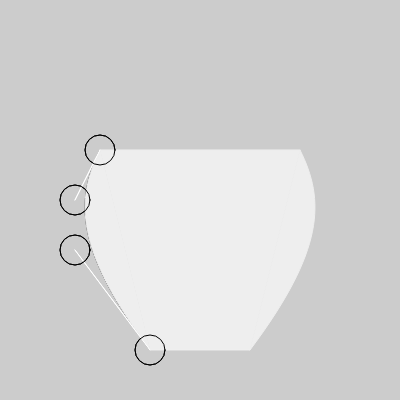
Frame 1 (no input)
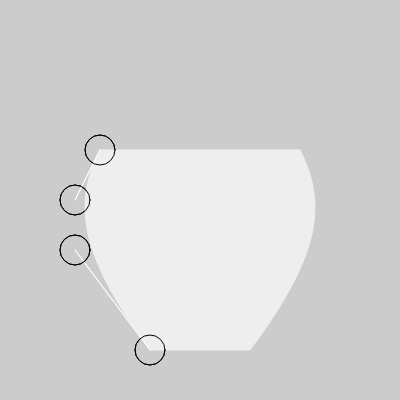
Frame 60 (no input)
Frame 120 (the mouse pressed at the canvas centre since frame 60): identical to frame 60, image omitted

The p5.js sketch that drew these frames (run headless with seeded random() and noise() and a simulated clock; from frame 60 on, the mouse is pressed at the canvas centre):

// p5.js sketch
// ── sketch.js
var colors = {
  background: '#cccccc',
  vase: '#eeeeee',
}
var canvasWidth = 400;
var canvasHeight = 400

function mirrorPoints(points, changes) {
  mirroredPoints = [];
  for (i = 0; i < points.length; i++) {
    if (changes[i] != null) {
      mirroredPoints[i] = points[i] + (changes[i] - points[i]) * 2;
    } else {
      mirroredPoints[i] = points[i];
    }
  }
  return mirroredPoints;
}

function drawVase(a1x, a1y, c1x, c1y, c2x, c2y, a2x, a2y, mirrorX) {
  leftPoints = [a1x, a1y, c1x, c1y, c2x, c2y, a2x, a2y];
  rightPoints = mirrorPoints(leftPoints, [mirrorX, null, mirrorX, null, mirrorX, null, mirrorX, null])
  bezier.apply(null, leftPoints);
  bezier.apply(null, rightPoints);
  quad(leftPoints[0], leftPoints[1], rightPoints[0], rightPoints[1], rightPoints[6], rightPoints[7], leftPoints[6], leftPoints[7]);
}

function drawPetal(a1x, a1y, c1x, c1y, c2x, c2y, a2x, a2y) {
  leftPoints = [a1x, a1y, c1x, c1y, c2x, c2y, a2x, a2y];
  // rightPoints = mirrorPoints(leftPoints, [null, null, mirrorX, null, mirrorX, null, null, null])  // TODO: reflect along line between
  bezier.apply(null, leftPoints);
  bezier.apply(null, rightPoints);
}

function setup() {
  createCanvas(canvasWidth, canvasHeight);
  bez = new InteractiveBezier(100, 150, 75, 200, 75, 250, 150, 350);
}

function draw() {
  background(colors.background);
  fill(colors.vase);
  bez.draw();
  // splitBezPoints = bez.split(bez.getInflection);
  // bezUpperPoints = splitBezPoints[0];
  // bezLowerPoints = splitBezPoints[1];
  stroke(colors.vase);

  mirroredPoints = mirrorPoints(bez.getPoints(), [200, null, 200, null, 200, null, 200, null])
  fill(colors.vase);
  bezier.apply(null, mirroredPoints);  // draw mirrored side
  quad(bez.a1.x, bez.a1.y, mirroredPoints[0], mirroredPoints[1], mirroredPoints[6], mirroredPoints[7], bez.a2.x, bez.a2.y);
  bez.draw();
  if (bez.hasInflection()) {
    console.log('hasInflection');
  }
}

function mouseMoved() {
  if (mouseIsPressed) {
    bez.checkPoints();
  }
}

// ── interactive_bezier.js
mapVal = function(a, b, t) {
  return a + (b - a) * t;
}

mapPoint = function(pointA, pointB, t) {
  return {
    x: mapVal(pointA.x, pointB.x, t),
    y: mapVal(pointA.y, pointB.y, t),
  }
}

distFromLine = function(pointA, pointB, pointC) {
  return Math.abs((pointB.y - pointA.y) * pointC.x - (pointB.y, pointA.x) * pointC.y + pointB.x * pointA.y - pointB.y * pointA.x) / Math.sqrt((pointB.y - pointB.y) ** 2 + (pointB.x - pointA.x) ** 2);
}

slope = function(pointA, pointB) {
  return (pointB.y - pointA.y) / (pointB.x - pointA.x);
}

/** Class representing a point that can be moved by the mouse */
function MoveablePoint(x, y) {
  this.x = x;
  this.y = y;
  this.r = 15;  // radius
  this.fillColor = '#ffffff';
  this.strokeColor = '#000000';

  this.draw = function() {
    stroke(this.strokeColor);
    // fill(this.fillColor);
    noFill();
    ellipse(this.x, this.y, this.r * 2, this.r * 2);
    noStroke();
  }

  this.mouseOver = function() {
    return dist(mouseX, mouseY, this.x, this.y) <= this.r;
  }
}

function InteractiveBezier(a1x, a1y, c1x, c1y, c2x, c2y, a2x, a2y) {
  this.a1 = new MoveablePoint(a1x, a1y);
  this.c1 = new MoveablePoint(c1x, c1y);
  this.a2 = new MoveablePoint(a2x, a2y);
  this.c2 = new MoveablePoint(c2x, c2y);

  this.draw = function() {
    bezier(this.a1.x, this.a1.y, this.c1.x, this.c1.y, this.c2.x, this.c2.y, this.a2.x, this.a2.y);
    stroke('#ffffff');
    line(this.c1.x, this.c1.y, this.a1.x, this.a1.y);
    line(this.c2.x, this.c2.y, this.a2.x, this.a2.y);
    this.c1.draw();
    this.a1.draw();
    this.c2.draw();
    this.a2.draw();
    noStroke();
  }

  this.checkPoints = function() {
    pointsToCheck = [this.c1, this.c2, this.a1, this.a2];
    for (i = 0; i < pointsToCheck.length; i++) {
      if (pointsToCheck[i].mouseOver()) {
        curX = pointsToCheck[i].x;
        curY = pointsToCheck[i].y;
        newX = mouseX;
        newY = mouseY;
        switch (i) {
          // // don't cross center line
          // default:
          //   if (newX >= 200) {
          //     newX = 200;
          //     print('hey');
          //   }
          // prevent control points from being moved above/below anchor points
          case 0:
            if (newY <= this.a1.y) {
              newY = this.a1.y;
            }
            break;
          case 1:
            if (newY >= this.a2.y) {
              newY = this.a2.y;
            }
            break;
          // keep base in same y position
          case 3:
            newY = curY;
            break;
        }
        diffX = newX - curX;
        diffY = newY - curY;
        if (i > 1) {  // if moving anchor point also move control point
          pointsToCheck[i - 2].x += diffX;
          pointsToCheck[i - 2].y += diffY;
        }

        pointsToCheck[i].x = newX;
        pointsToCheck[i].y = newY;
        break;
      }
    }
  }

  this.getPoints = function() {
    return [this.a1.x, this.a1.y, this.c1.x, this.c1.y, this.c2.x, this.c2.y, this.a2.x, this.a2.y];
  }

  this.getPoint = function(t) {
    return {
      x: bezierPoint(this.a1.x, this.c1.x, this.c2.x, this.a2.x, t),
      y: bezierPoint(this.a1.y, this.c1.y, this.c2.y, this.a2.y, t),
    }
  }

  this.split = function(t) {
    // from this stack overflow: https://stackoverflow.com/questions/18655135/divide-bezier-curve-into-two-equal-halves
    E = mapPoint(this.a1, this.c1, t);
    F = mapPoint(this.c1, this.c2, t);
    G = mapPoint(this.c2, this.a2, t);
    H = mapPoint(E, F, t);
    J = mapPoint(F, G, t);
    K = mapPoint(H, J, t);  //equal to this.getPoint(t)
    return [[this.a1.x, this.a1.y, E.x, E.y, H.x, H.y, K.x, K.y], [K.x, K.y, J.x, J.y, G.x, G.y, this.a2.x, this.a2.y]]  // TODO: replace this with InteractiveBezier.getPoints()
  }

  this.hasInflection = function() {
    bezSlope = slope(this.c1, this.c2);
    a1Slope = slope(this.c1, this.a1);
    a2Slope = slope(this.c1, this.a2);
    return !((a1Slope > bezSlope && a2Slope > bezSlope) || (a1Slope < bezSlope && a2Slope < bezSlope));
  }

  this.getInflection = function() {
    self = this;
    distLine = function(t) {
      return distFromLine(self.a1, self.a2, self.getPoint(t));
    }
    curRatio = 0.5;
    leftRatio = 0;
    rightRatio = 1;
    curDist = distLine(curRatio);
    count = 0;
    while (curDist > 2 && count < 1000) {  // binary search
      leftTestRatio = (curRatio + leftRatio) / 2;
      leftTestDist = distLine(leftTestRatio);
      rightTestRatio = (curRatio + leftRatio) / 2;
      rightTestDist = distLine(rightTestRatio);
      if (leftTestDist < rightTestDist) {
        rightRatio = curRatio;
        curRatio = leftTestRatio;
        curDist = leftTestDist
      } else {
        leftRatio = curRatio;
        curRatio = rightTestRatio;
        curDist = rightTestDist;
     }
     count++;
    }
    return curRatio;
  }
}

function InteractiveCurve(a1x, a1y, c1x, c1y,  c2x, c2y, a2x, a2y) {
  this.a1 = new MoveablePoint(a1x, a1y);
  this.c1 = new MoveablePoint(c1x, c1y);
  this.a2 = new MoveablePoint(a2x, a2y);
  this.c2 = new MoveablePoint(c2x, c2y);

  this.draw = function() {
    curve(this.c1.x, this.c1.y, this.a1.x, this.a1.y, this.a2.x, this.a2.y, this.c2.x, this.c2.y,);
    line(this.c1.x, this.c1.y, this.a1.x, this.a1.y);
    line(this.c2.x, this.c2.y, this.a2.x, this.a2.y);
    this.c1.draw();
    this.c2.draw();
    this.a1.draw();
    this.a2.draw();
  }

  this.checkPoints = function() {
    pointsToCheck = [this.c1, this.c2, this.a1, this.a2];
    for (i = 0; i < pointsToCheck.length; i++) {
      if (pointsToCheck[i].mouseOver()) {
        pointsToCheck[i].x = mouseX;
        pointsToCheck[i].y = mouseY;
      }
    }
  }

  this.getPoints = function() {
    return [this.a1.x, this.a1.y, this.c1.x, this.c1.y, this.c2.x, this.c2.y, this.a2.x, this.a2.y];
  }
}
